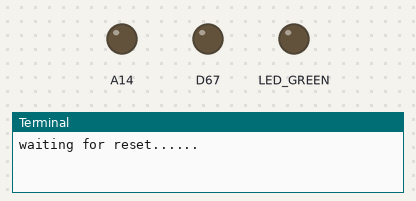
The program below on a simulated Raspberry Pi (BCM pin numbers). Shown: output pins drawn as LEDs (lit = HIGH), the last lines printed to the terminal.

Above: at 0.1 s.
At 1.0 s:
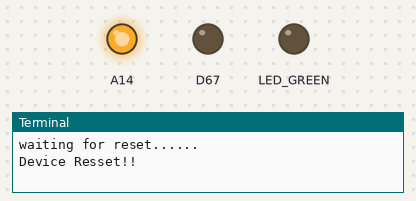
At 1.55 s:
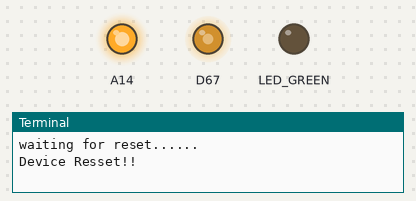
At 1.9 s:
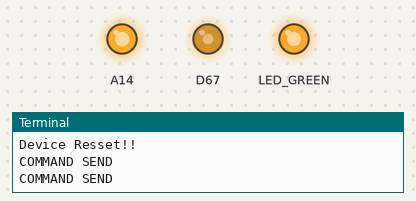
Timing chart, 0 to 3.4 s (numbered marks = the images above):
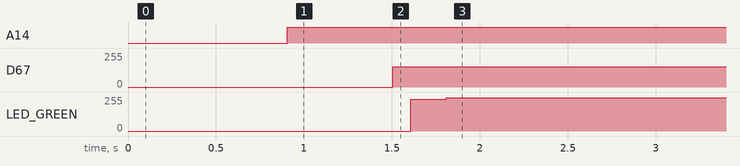

Measured:
- by itself, A14: LOW → HIGH at 0.91 s
- by itself, D67: 0/255 → 152/255 at 1.5 s
- by itself, LED_GREEN: 0/255 → 239/255 at 1.6 s, → 249/255 0.20 s later

The program:

si1146.py
```python
SI1146ADDR = 0x60 #Devices Default i2c address
DEBUG_LEVEL = 0

WELCOME_TEXT = ' This is the Pyhton Driver for the SI114x range of light and poximity sensors'

#\\\\\\\\\\\\\\\\\\\\\\\\\\\\\\\\\\\\\\\\\\\\\\\\\\\\\\\\\\\\\\\\\\\\\
#Registers
PART_ID = 		0x00
REV_ID = 		0x01
SEQ_ID = 		0x02

INT_CFG = 		0x03
INTCFG_INTOE =		0x01
INTCFG_INTMODE =	0x02

IRQ_ENABLE = 		0x04
IRQEN_ALSEVERYSAMPLE =	0x01
IRQEN_PS1EVERYSAMPLE =	0x04
IRQEN_PS2EVERYSAMPLE =	0x08
IRQEN_PS3EVERYSAMPLE =	0x10

IRQ_MODE1 = 		0x05
IRQ_MODE2 = 		0x06
HW_KEY = 		0x07
MEAS_RATE0 = 		0x08
MEAS_RATE1 = 		0x09
PS_LED21 = 		0x0F
PS_LED3 = 		0x10
UCOEF0 = 		0x13
UCOEF1 = 		0x14
UCOEF2 = 		0x15
UCOEF3 = 		0x16
PARAM_WR = 		0x17
COMMAND =  		0x18
RESPONSE = 		0x20

IRQ_STATUS =  		0x21
IRQSTAT_ALS = 		0x01


#DATA REGISTERS this is where the sensor data is stored
ALS_VIS_DATA0 = 	0x22
ALS_VIS_DATA1 = 	0x23
ALS_IR_DATA0  = 	0x24
ALS_IR_DATA1 = 		0x25
PS1_DATA0 = 		0x26
PS1_DATA1 = 		0x27
PS2_DATA0 = 		0x28
PS2_DATA1 = 		0x29
PS3_DATA0  = 		0x2A
PS3_DATA1 = 		0x2B
AUX_DATA0_UVINDEX0 = 	0x2C
AUX_DATA1_UVINDEX1 = 	0x2D

#Misc

PARAM_RD = 		0x2E
CHIP_STAT = 		0x30
ANA_IN_KEY =  		0x3B

#\\\\\\\\\\\\\\\\\\\\\\\\\\\\\\\\\\\\\\\\\\\\\\\\\\\\\\\\\\\\\\\\\\\\
#Commands for entering into command Resegister
COM_PARAM_QUERY =	0x80
COM_PARAM_SET =  	0xA0
COM_NOP = 		0b00000000
COM_RESET = 		0b00000001
COM_ALS_FORCE = 	0b00000110 	#Forces a single ALS measurement
COM_PSAL_FORCE =	0b00000111 	#Forces a single PS and ALS measurement
COM_PS_PAUSE = 		0b00001001  	#Pauses autonomous PS
COM_ALS_PAUSE = 	0b00001010  	#Pauses autonomous ALS
COM_PSAL_PAUSE =	0b00001011  	#Pauses PS and ALS
COM_PS_AUTO = 		0b00001101   	#Starts/Restarts an autonomous PS Loop
COM_ALS_AUTO =  	0b00001110   	#Starts/Restarts an autonomous ALS Loop
COM_PSALS_AUTO = 	0b00001111   	#Starts/Restarts autonomous ALS and PS loop
COM_HW_KEY = 		0x17 		#Key to set Hardware from Sleep to Active mode.

#\\\\\\\\\\\\\\\\\\\\\\\\\\\\\\\\\\\\\\\\\\\\\\\\\\\\\\\\\\\\\\\\\\\\\\\\\\\\
#Parameters and Options

PARAM_I2C_ADDR = 		0x00

PARAM_CHLIST =			0x01
PARAM_CHLIST_EN_UV = 		0x80
PARAM_CHLIST_EN_AUX = 		0x40
PARAM_CHLIST_EN_ALS_IR =	0x20
PARAM_CHLIST_EN_ALS_VIS=	0x10
PARAM_CHLIST_EN_PS1 = 		0x01
PARAM_CHLIST_ENPS2 = 		0x02
PARAM_CHLIST_ENPS3 =		0x04

PARAM_PSLED12SEL =  		0x02
PARAM_PSLED12SEL_PS2NONE = 	0x00
PARAM_PSLED12SEL_PS2LED1 = 	0x10
PARAM_PSLED12SEL_PS2LED2 =  	0x20
PARAM_PSLED12SEL_PS2LED3 = 	0x40
PARAM_PSLED12SEL_PS1NONE =	0x00
PARAM_PSLED12SEL_PS1LED1 =	0x01
PARAM_PSLED12SEL_PS1LED2 =	0x02
PARAM_PSLED12SEL_PS1LED3 =	0x04

PARAM_PSLED3SEL =		0x03
PARAM_PSENCODE =		0x05
PARAM_ALSENCODE =		0x06

PARAM_PS1ADCMUX =		0x07
PARAM_PS2ADCMUX =		0x08
PARAM_PS3ADCMUX =		0x09
PARAM_PSADCOUNTER =		0x0A
PARAM_PSADCGAIN =		0x0B
PARAM_PSADCMISC =		0x0C
PARAM_PSADCMISC_RANGE =		0x20
PARAM_PSADCMISC_PSMODE =	0x04

PARAM_ALSIRADCMUX =		0x0E
PARAM_AUXADCMUX =		0x0F

PARAM_ALSVISADCOUNTER =		0x10
PARAM_ALSVISADCGAIN =		0x11
PARAM_ALSVISADCMISC =		0x12
PARAM_ALSVISADCMISC_VISRANGE =	0x20

PARAM_ALSIRADCOUNTER =		0x1D
PARAM_ALSIRADCGAIN =		0x1E
PARAM_ALSIRADCMISC =		0x1F
PARAM_ALSIRADCMISC_RANGE =	0x20

PARAM_ADCCOUNTER_511CLK =	0x70

PARAM_ADCMUX_SMALLIR  =		0x00
PARAM_ADCMUX_LARGEIR  =		0x03


#\\\\\\\\\\\\\\\\\\\\\\\\\\\\\\\\\\\\\\\\\\\\\\\\\\\\\\\\\\\\\\\\\\\\\\\\\\\\\
#Hardware Ids
SI1145 = 		0b01000101
SI1146 = 		0b01000110
SI1147 = 		0b01000111


#Routine for handling debugging if rquired
def debugPrint(comment = ' DEBUG: ', data = 'No Data' , level = 0):
  if(DEBUG_LEVEL == level):
    print(comment + str(data))
  return

class chipStat():
  def __init__(self):
    self.running = 0
    self.suspend = 0
    self.sleep = 0


chip = chipStat()

import smbus
from  time import sleep as sleep

#Create instance of SMBus
bus = smbus.SMBus(1)

def init():
  if (bus.read_byte_data(SI1146ADDR, PART_ID) == SI1146):
    debugPrint(' SI1146 Detected on I2C BUS ' , bus , 1 )
  elif():
    debudPrint(' SI1146 Not found on I2C BUS  ', bus , 1 )
    exit()

#Combines MSB and LSB regitster values

def combineValues(MSB,LSB):
  value = (MSB << 8 ) + LSB
  return value


#Sets a registry 8bit  Value

def setReg(reg , data):
  bus.write_byte_data(SI1146ADDR, reg, data)
#  sleep(0.1)

#Returns Registrys current value

def getReg(reg):
  sleep(0.1)
  data = bus.read_byte_data(SI1146ADDR,reg)
  return data

#TODO Check status

def getStatus():
  RUNNING = 0b00000100
  SUSPEND = 0b00000010
  SLEEP   = 0b00000001
  status = bus.read_byte_data(SI1146ADDR, CHIP_STAT)
  chip.running =  (status & RUNNING)
  return ( (status & RUNNING)/RUNNING  , (status & SUSPEND)/SUSPEND ,(status&SLEEP)/SLEEP)


def sendReset(delay):
  debugPrint('Resetting SI114X........',delay,1)
  setReg(MEAS_RATE0, 0)
  setReg(MEAS_RATE1, 0)
  setReg(IRQ_ENABLE, 0)
  setReg(IRQ_MODE1, 0)
  setReg(IRQ_MODE2, 0)
  setReg(INT_CFG, 0)
  setReg(IRQ_STATUS,0xFF)
  sendCommand(COM_RESET)
  sleep(delay)
  sysKey(COM_HW_KEY)
  sleep(delay)
  return

def sendCommand(command):
  while (getResponse() > 0):
    bus.write_byte_data(SI1146ADDR, COMMAND, 0x00)

#  while (getResponse() == 0):
  bus.write_byte_data(SI1146ADDR, COMMAND, command)

  if (command == COM_RESET):
    print('waiting for reset......')
    sleep(0.5)

    if (getResponse() ==0):
      print('Device Resset!!')
      return
  print('COMMAND SEND')
  return

def setParam(param,data):

  while (getReg(PARAM_RD) != data):
    setReg(PARAM_WR,data)
   # print('wr data=',getReg(PARAM_WR))
   # print('WR data OK')
    sendCommand((param|COM_PARAM_SET))
    #sleep(0.2)
    #print( param ,' set to ',  getReg(PARAM_RD),'should be ', data)
    if (getReg(PARAM_RD)==data):
      #print('PARAM OK')
      return

  print(getReg(PARAM_RD), data, (COM_PARAM_SET|param) , (param| COM_PARAM_SET))
 # dumpRam()

  #exit()

def getResponse():
  response = bus.read_byte_data(SI1146ADDR,RESPONSE)
  return response

def setRunning():
  bus.write_byte_data(SI1146ADDR, HW_KEY , COM_HW_KEY)
  return

# Reads and returns Sensor data as a 16bit interger
def readSensor( sensor):
  lsb = getReg(sensor-1)
  msb = getReg(sensor)
  data = combineValues(msb,lsb)
  return data

#Dumps ram data

def dumpRam(start = 0 , stop = 20):
  for location in range(start,stop):
    sendCommand(COM_PARAM_QUERY|location)
   # sleep(0.05)
    data = getReg(PARAM_RD)
    print (str(location) + ' = ' + str(data))


def sysKey(key):
  setReg(HW_KEY, key)
  sleep(0.1)
  return

def si114xSetup():
  #Setup UVindex Measurement Coefficients
  setReg(UCOEF0, 0x29)
  setReg(UCOEF1, 0x89)
  setReg(UCOEF2, 0x02)
  setReg(UCOEF3, 0x00)

  setParam(PARAM_PSLED12SEL, PARAM_PSLED12SEL_PS1LED1);
  #enable UV sensor
  setParam(PARAM_CHLIST, PARAM_CHLIST_EN_UV
                  | PARAM_CHLIST_EN_ALS_VIS
                  | PARAM_CHLIST_EN_ALS_IR
                  | PARAM_CHLIST_EN_PS1)

  #enable interrupt on every sample
  setReg(INT_CFG, INTCFG_INTOE)
  setReg(IRQ_ENABLE, IRQEN_ALSEVERYSAMPLE);

#/****************************** Prox Sense 1 */

#  // program LED current
  setReg(PS_LED21, 0x03)# // 20mA for LED 1 only
  setParam(PARAM_PS1ADCMUX,PARAM_ADCMUX_LARGEIR);

#  // prox sensor #1 uses LED #1
#  // fastest clocks, clock div 1
  setParam(PARAM_PSADCGAIN, 0);
#  // take 511 clocks to measure
  setParam(PARAM_PSADCOUNTER, PARAM_ADCCOUNTER_511CLK);
#  // in prox mode, high range
  setParam(PARAM_PSADCMISC, (PARAM_PSADCMISC_RANGE | PARAM_PSADCMISC_PSMODE));

  setParam(PARAM_ALSIRADCMUX, PARAM_ADCMUX_SMALLIR);
#  // fastest clocks, clock div 1
  setParam(PARAM_ALSIRADCGAIN, 0);
#  // take 511 clocks to measure
  setParam(PARAM_ALSIRADCOUNTER, PARAM_ADCCOUNTER_511CLK);
#  // in high range mode
  setParam(PARAM_ALSIRADCMISC, PARAM_ALSIRADCMISC_RANGE);


  #fastest clocks, clock div 1
  setParam(PARAM_ALSVISADCGAIN, 0);
  #take 511 clocks to measure
  setParam(PARAM_ALSVISADCOUNTER, PARAM_ADCCOUNTER_511CLK);
  # in high range mode (not normal signal)
  setParam(PARAM_ALSVISADCMISC, PARAM_ALSVISADCMISC_VISRANGE);


#/************************/

  # measurement rate for auto
  setReg(MEAS_RATE0, 0xFF); #// 255 * 31.25uS = 8ms

  # auto run
  sendCommand(COM_PSALS_AUTO);

  if(DEBUG_LEVEL >=3):
    dumpRam()


init()
sendReset(0.4)
sysKey(0x17)
si114xSetup()

#cemment = '''
#print(getStatus())
#setParam(0x01, 0xF7)


#print(getResponse(), ' Commands Sent')

#setParam(0x05, 0b0001000)
#setParam(0x05, 0b0001000)
#sleep(0.1)
#setReg(MEAS_RATE0, 0xFF)
#setReg(MEAS_RATE1, 0x03)
#setReg(PS_LED21, 0xFF)
#setReg(PS_LED3,0x03)

#setParam(1, 0b00000000)
#setParam(2, 0b00000111)

#sendCommand(COM_PSALS_AUTO)

#setRunning()
#print(getStatus())
#print(chip.running)

#dumpRam()
while 1:
  print (readSensor(AUX_DATA1_UVINDEX1),readSensor(PS1_DATA1),readSensor(ALS_VIS_DATA1))
  #print (getResponse())
  #print(getStatus())
  sleep(0.1)
```
